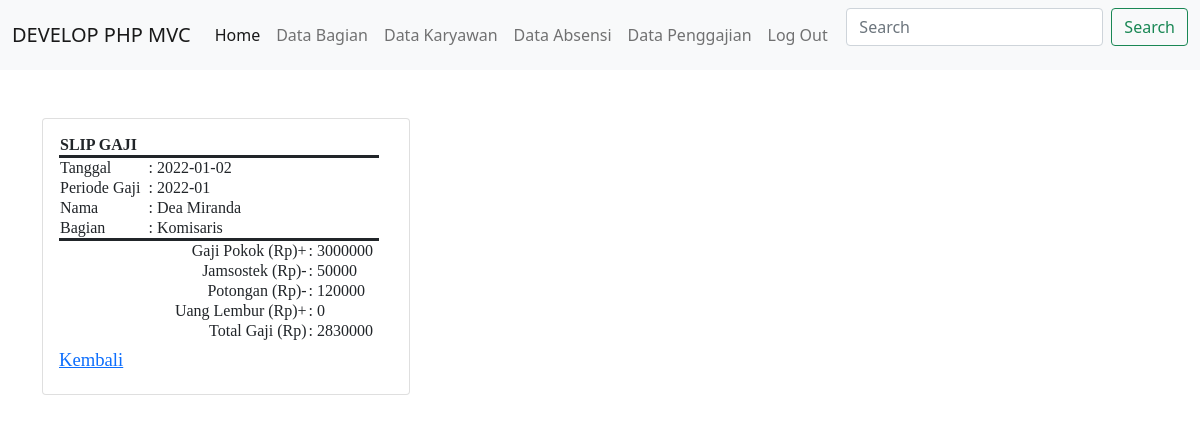
Screenshot of /public/penggajian/detail/755 (signed in) with the database file from the repository.
### tables this page shows
CREATE TABLE `penggajian` (
  `no_penggajian` int(5) NOT NULL,
  `periode_gaji` char(7) DEFAULT NULL,
  `tanggal` date DEFAULT NULL,
  `kd_karyawan` char(5) DEFAULT NULL,
  `gaji_pokok` int(10) DEFAULT NULL,
  `tunj_jamsos` int(10) DEFAULT NULL,
  `potongan` int(11) NOT NULL,
  `total_lembur` int(10) DEFAULT NULL,
  `kd_user` char(4) DEFAULT NULL
);

CREATE TABLE `karyawan` (
  `kd_karyawan` char(5) NOT NULL,
  `nik` varchar(20) NOT NULL,
  `nama_karyawan` varchar(100) DEFAULT NULL,
  `kd_bagian` char(4) DEFAULT NULL,
  `kelamin` varchar(10) DEFAULT NULL,
  `agama` varchar(20) DEFAULT NULL,
  `alamat_tinggal` varchar(1000) DEFAULT NULL,
  `no_telepon` int(10) DEFAULT NULL,
  `tempat_lahir` varchar(60) DEFAULT NULL,
  `tanggal_lahir` date DEFAULT NULL,
  `status_kawin` varchar(10) DEFAULT NULL,
  `tanggal_masuk` date DEFAULT NULL
);

CREATE TABLE `bagian` (
  `kd_bagian` char(4) NOT NULL,
  `nama_bagian` varchar(100) NOT NULL,
  `gaji_pokok` int(10) DEFAULT NULL,
  `uang_jamsostek` int(10) DEFAULT NULL,
  `uang_lembur` int(10) DEFAULT NULL
);

### app/core/Controller.php (called while the page is built, shortened)
<?php
class Controller{
	public function view($view, $data = [])
	{
		require_once'../app/views/'.$view.'.php';
	}
	public function model($model)
	{
		return new $model;
	}
}
?>

### app/controllers/Penggajian.php (called while the page is built, shortened)
<?php
class Penggajian extends Controller{
	public function detail($no_penggajian)
	{
		$data['judul']='Detail Gaji';
		$data['pgj']=$this->model('Penggajian_model')->getDetailgaji($no_penggajian);
		$this->view('penggajian/detail',$data);
	}
}
?>

### app/core/App.php (called while the page is built, shortened)
<?php
class App {
    protected $method = 'index';
    protected $params = [];
    public function __construct()
    {
        $url = $this->parse_url();
        if(file_exists('../app/controllers/' . $url[0] . '.php') ) {
            unset($url[0]);
        }
        $this->controller = new $this->controller;
        if ( isset($url[1] )){
            if (method_exists ($this->controller, $url[1])){
                $this->method = $url[1];
                unset($url[1]);
            }
        }
        if( !empty($url)){
            $this->params = array_values($url);
        }
        call_user_func_array([$this->controller, $this->method], $this->params);
    }
    public function parse_url()
    {
        if(isset($_GET['url']) ){
            $url = rtrim($_GET['url'],'/');
            $url = filter_var($url, FILTER_SANITIZE_URL);
            $url = explode('/', $url);
            return $url;
        }
    }
}
?>

### public/index.php (called while the page is built, shortened)
<?php
$app = new App;
?>

### app/core/Database.php (called while the page is built, shortened)
<?php
class Database{
	private $host=DB_HOST;
	private $user=DB_USER;
	private $pass=DB_PASS;
	private $db_name=DB_NAME;
	private $dbh;
	private $stmt;
	public function __construct()
	{
		$dsn='mysql:host='.$this->host.';dbname='.$this->db_name;
		$option=[
			PDO::ATTR_PERSISTENT => TRUE,
			PDO::ATTR_ERRMODE => PDO::ERRMODE_EXCEPTION
		];
		try{
			$this->dbh=new PDO($dsn,$this->user,$this->pass,$option);
		} catch(PDOException $e){
			die($e->getMessage());
		}
	}
	public function query($query)
	{
		$this->stmt=$this->dbh->prepare($query);
	}
	public function bind($param, $value, $type=null)
	{
		if(is_null($type)){
			switch(true){
				default:
					$type=PDO::PARAM_STR;
			}
		}
		$this->stmt->bindValue($param, $value, $type);
	}
	public function execute()
	{
		$this->stmt->execute();
	}
	public function single()
	{
		$this->execute();
		return $this->stmt->fetch(PDO::FETCH_ASSOC);
	}
}
?>

### app/models/Penggajian_model.php (called while the page is built, shortened)
<?php
class Penggajian_model{
		private $db;
	public function __construct()
	{
		$this->db=new Database;
	}
	public function getDetailgaji($no_penggajian){
		$this->db->query('SELECT*FROM penggajian, karyawan, bagian WHERE no_penggajian = :no_penggajian AND penggajian.kd_karyawan=karyawan.kd_karyawan AND karyawan.kd_bagian=bagian.kd_bagian');
		$this->db->bind('no_penggajian', $no_penggajian);
		return $this->db->single();
	}
}
?>

### app/views/penggajian/detail.php (the view)
<div class="container mt-5">
	<div class="card" style="width:23rem;">
		<div class="card-body">
			<?php
	$gb= $data['pgj']['gaji_pokok'] + $data['pgj']['total_lembur'] -  $data['pgj']['tunj_jamsos'] - $data['pgj']['potongan'];
	?>
  <font style="font-family: Times New Roman; font-size: 14pt">
  <div class="page" style="line-height:2em">
<table style="width:20em;" border="0" >
  <tr>
    <th style="border-bottom: solid;" colspan="3">SLIP GAJI</th>
  </tr>
  <tr>
    <td>Tanggal</td>
    <td style="width: 10em;">: <?php echo $data['pgj']['tanggal']?></td>
  </tr>
  <tr>
    <td>Periode Gaji</td>
    <td colspan="2">: <?php echo $data['pgj']['periode_gaji']?></td>
  </tr>
  <tr>
    <td>Nama</td>
    <td colspan="2">: <?php echo $data['pgj']['nama_karyawan']?></td>
  </tr>
  <tr>
    <td>Bagian</td>
    <td colspan="2">: <?php echo $data['pgj']['nama_bagian']?></td>
  </tr>
  <tr>
    <td style="border-top: solid;" colspan="2" align="right">Gaji Pokok (Rp)+</td>
    <td style="border-top: solid;">: <?php echo $data['pgj']['gaji_pokok']?></td>
  </tr>
  <tr>
    <td colspan="2" align="right">Jamsostek (Rp)-</td>
    <td>: <?php echo $data['pgj']['tunj_jamsos']?></td>
  </tr>
  <tr>
    <td colspan="2" align="right">Potongan (Rp)-</td>
    <td>: <?php echo $data['pgj']['potongan']?></td>
  </tr>
  <tr>
    <td colspan="2" align="right">Uang Lembur (Rp)+</td>
    <td>: <?php echo $data['pgj']['total_lembur']?></td>
  </tr>
  <tr>
    <td colspan="2" align="right">Total Gaji (Rp) </td>
    <td>: <?php echo $gb?></td>
  </tr>
</table>
			<a href="<?=BASEURL;?>/penggajian" class="card-link">Kembali</a>
		</div>
	</div>
</div>

### rows the page displays
penggajian: tanggal "2022-01-02", periode_gaji "2022-01", kd_karyawan.nama_karyawan "Dea Miranda", bagian.nama_bagian "Komisaris", bagian.gaji_pokok "3000000", tunj_jamsos "50000", potongan "120000", total_lembur "0", gb "2830000"
